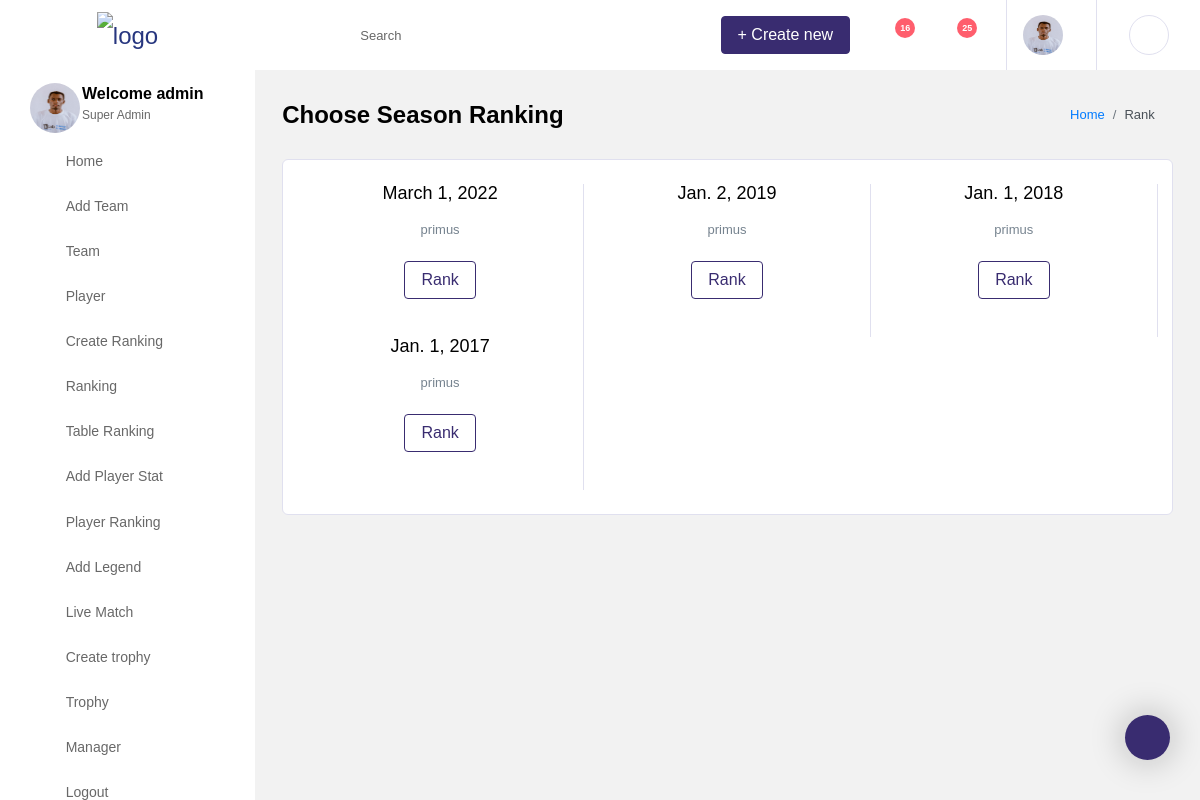
The app's page /dashboard/player_rank_official_table/ (signed in) with its own data.
### authentication/models.py (models this page shows, shortened)
class User_profile(models.Model):
    user = models.OneToOneField(User, on_delete=models.CASCADE)
    user_image = models.ImageField(upload_to='images/', default='profile.png')
    user_location = models.CharField(max_length=100, blank=True, null=True)
    user_roles = models.CharField(max_length=100, blank=True, null=True)
    class Meta:
        verbose_name_plural = "User_profile"
        ordering = ['-id']

class User(AbstractBaseUser):
    email = models.EmailField(
        verbose_name='email address',
        max_length=255,
        unique=True,
    )
    full_name = models.CharField(max_length=255)
    phone_number = PhoneNumberField(blank=False)
    is_active = models.BooleanField(default=True)
    staff = models.BooleanField(default=False)  # a admin user; non super-user
    admin = models.BooleanField(default=False)  # a superuser
    USERNAME_FIELD = 'email'
    REQUIRED_FIELDS = ['full_name', 'phone_number']  # Email & Password are required by default.
    objects = UserManager()

### team/models.py (models this page shows, shortened)
class Ranking_Table(models.Model):
    ranking_year = models.DateField()
    ranking_name = models.CharField(max_length=100)
    class Meta:
        verbose_name_plural = "Ranking_year"
        ordering = ['-ranking_year']

### team/views.py (the view)
# urls.py: path('player_rank_official_table/', player_rank_official_table, name='player_rank_official_table'),
@login_required
def player_rank_official_table(request):
    user = request.user
    user_profile = get_object_or_404(User_profile, user=user)
    ranking = Ranking_Table.objects.all().order_by('-ranking_year')
    context = {
        'user': user,
        'profile': user_profile,
        'ranking': ranking
    }
    return render(request, 'dashboard_home/player_rank_official_table.html', context)

### team/templates/dashboard_home/player_rank_official_table.html
{% extends 'dashboard/base.html' %}
{% load static %}
{% load crispy_forms_tags %}
{% block content %}
    <div class="main-panel">
        <div class="content-wrapper">
          <div class="page-header">
            <h3 class="page-title">
              Choose Season Ranking
            </h3>
            <nav aria-label="breadcrumb">
              <ol class="breadcrumb">
                <li class="breadcrumb-item"><a href="{% url 'dashboard' %}">Home</a></li>
                <li class="breadcrumb-item active" aria-current="page">Rank</li>
              </ol>
            </nav>
          </div>
          <div class="row">
            <div class="col-12 grid-margin">
              <div class="card">
                <div class="card-body">
                  <div class="row">
                      {% for ranking in ranking %}
                    <div class="col-md-4 col-sm-6 d-flex justify-content-center border-right">
                      <div class="wrapper text-center">
                        <h4 class="card-title">{{ ranking.ranking_year }}</h4>
                        <p class="card-description">{{ ranking.ranking_name }}</p>
                        <a href="{% url 'player_table_points' ranking.id %}"><button class="btn btn-outline-primary" style="margin-bottom: 1cm;">Rank</button></a>
                      </div>
                    </div>
                      {% endfor %}
                  </div>
                </div>
              </div>
            </div>
          </div>
        </div>
      </div>
{% endblock %}

### templates/dashboard/base.html (shortened to what this page needs)
<!DOCTYPE html>
<html lang="en">
<head>
    {% load static %}
  <link rel="stylesheet" href="{% static 'dashboard/vendors/iconfonts/font-awesome/css/all.min.css' %}">
  <link rel="stylesheet" href="{% static 'dashboard/vendors/css/vendor.bundle.base.css' %}">
  <link rel="stylesheet" href="{% static 'dashboard/vendors/css/vendor.bundle.addons.css' %}">
  <link rel="stylesheet" href="{% static 'dashboard/css/style.css' %}">
</head>
<body>
  <div class="container-scroller" >
    <nav class="navbar col-lg-12 col-12 p-0 fixed-top d-flex flex-row default-layout-navbar">
      <div class="text-center navbar-brand-wrapper d-flex align-items-center justify-content-center">
        <a class="navbar-brand brand-logo" href="{% url 'dashboard' %}"><img src="{% static 'images/soccer/ferwafa.png' %}" style="width: 40px; align-items: flex-start" alt="logo" /></a>
      </div>
      <div class="navbar-menu-wrapper d-flex align-items-stretch">
        <button class="navbar-toggler navbar-toggler align-self-center" type="button" data-toggle="minimize">
          <span class="fas fa-bars"></span>
        </button>
        <ul class="navbar-nav">
          <li class="nav-item nav-search d-none d-md-flex">
            <div class="nav-link">
              <div class="input-group">
                <div class="input-group-prepend">
                  <span class="input-group-text">
                    <i class="fas fa-search"></i>
                  </span>
                </div>
                <input type="text" class="form-control" placeholder="Search" aria-label="Search">
              </div>
            </div>
          </li>
        </ul>
        <ul class="navbar-nav navbar-nav-right">
          <li class="nav-item d-none d-lg-flex">
            <a class="nav-link" href="#">
              <span class="btn btn-primary">+ Create new</span>
            </a>
          </li>
          <li class="nav-item dropdown">
            <a class="nav-link count-indicator dropdown-toggle" id="notificationDropdown" href="#" data-toggle="dropdown">
              <i class="fas fa-bell mx-0"></i>
              <span class="count">16</span>
            </a>
          </li>
          <li class="nav-item dropdown">
            <a class="nav-link count-indicator dropdown-toggle" id="messageDropdown" href="#" data-toggle="dropdown" aria-expanded="false">
              <i class="fas fa-envelope mx-0"></i>
              <span class="count">25</span>
            </a>
          </li>
          <li class="nav-item nav-profile dropdown">
              {% if user.is_authenticated %}
            <a class="nav-link dropdown-toggle" href="#" data-toggle="dropdown" id="profileDropdown">
              <img src="{{ profile.user_image.url }}" alt="profile" style="width: 40px; height: 40px;"/>
            </a>
              {% endif %}
          </li>
          <li class="nav-item nav-settings d-none d-lg-block">
            <a class="nav-link" href="#">
              <i class="fas fa-ellipsis-h"></i>
            </a>
          </li>
        </ul>
      </div>
    </nav>
    <div class="container-fluid page-body-wrapper">
      <div class="theme-setting-wrapper">
        <div id="settings-trigger"><i class="fas fa-fill-drip"></i></div>
      </div>
      <nav class="sidebar sidebar-offcanvas" id="sidebar" style="height: 450px; overflow-y: scroll">
        <ul class="nav">
          <li class="nav-item nav-profile">
            <div class="nav-link">
              <div class="profile-image">
                <img src="{{ profile.user_image.url }}" alt="image" style="width: 50px; height: 50px;"/>
              </div>
              <div class="profile-name">
                {% if user.is_authenticated %}
                <p class="name">
                  Welcome {{ user.full_name }}
                </p>
                  {% endif %}
                <p class="designation">
                  Super Admin
                </p>
              </div>
            </div>
          </li>
          <li class="nav-item">
            <a class="nav-link" href="{% url 'dashboard' %}">
              <i class="fa fa-home menu-icon"></i>
              <span class="menu-title">Home</span>
            </a>
          </li>
          <li class="nav-item">
            <a class="nav-link" href="{% url 'add_team' %}">
              <i class="fa fa-puzzle-piece menu-icon"></i>
              <span class="menu-title">Add Team</span>
            </a>
          </li>
        <li class="nav-item">
            <a class="nav-link" href="{% url 'team' %}">
              <i class="fa fa-users menu-icon"></i>
              <span class="menu-title">Team</span>
            </a>
          </li>
          <li class="nav-item d-none d-lg-block">
            <a class="nav-link" href="{% url 'player' %}">
              <i class="fas fa-columns menu-icon"></i>
              <span class="menu-title">Player</span>
            </a>
          </li>
          <li class="nav-item">
            <a class="nav-link" href="{% url 'ranking_table_name' %}">
              <i class="fab fa-wpforms menu-icon"></i>
              <span class="menu-title">Create Ranking</span>
            </a>
          </li>
        <li class="nav-item">
            <a class="nav-link" href="{% url 'ranking' %}">
              <i class="fa fa-list-ol menu-icon" aria-hidden="true"></i>
              <span class="menu-title">Ranking</span>
            </a>
          </li>
        <li class="nav-item">
            <a class="nav-link" href="{% url 'table_ranking_list' %}" aria-expanded="false" aria-controls="ui-advanced">
              <i class="fa fa-table menu-icon" aria-hidden="true"></i>
              <span class="menu-title">Table Ranking</span>
            </a>
          </li>
        <li class="nav-item">
            <a class="nav-link" href="{% url 'add_player_stat' %}" aria-expanded="false" aria-controls="ui-basic">
              <i class="fa fa-plus-circle menu-icon" aria-hidden="true"></i>
              <span class="menu-title">Add Player Stat</span>
            </a>
          </li>
        <li class="nav-item">
            <a class="nav-link" href="{% url 'player_rank_official_table' %}" aria-expanded="false" aria-controls="ui-basic">
              <i class="fa fa-life-ring menu-icon"></i>
              <span class="menu-title">Player Ranking</span>
            </a>
          </li>
          <li class="nav-item">
            <a class="nav-link" href="{% url 'legend_story' %}" aria-expanded="false" aria-controls="editors">
              <i class="fas fa-pen-square menu-icon"></i>
              <span class="menu-title">Add Legend</span>
            </a>
          </li>
          <li class="nav-item">
            <a class="nav-link" href="{% url 'livematch' %}" aria-expanded="false" aria-controls="charts">
              <i class="fas fa-chart-pie menu-icon"></i>
              <span class="menu-title">Live Match</span>
            </a>
          </li>
        <li class="nav-item">
            <a class="nav-link" href="{% url 'create_trophy' %}" aria-expanded="false" aria-controls="tables">
              <i class="fas fa-table menu-icon"></i>
              <span class="menu-title">Create trophy</span>
            </a>
          </li>
          <li class="nav-item">
            <a class="nav-link" href="{% url 'trophy' %}" aria-expanded="false" aria-controls="tables">
              <i class="fas fa-table menu-icon"></i>
              <span class="menu-title">Trophy</span>
            </a>
          </li>
            <li class="nav-item">
            <a class="nav-link" href="{% url 'add_manager' %}" aria-expanded="false" aria-controls="tables">
              <i class="fa fa-id-badge menu-icon" aria-hidden="true"></i>
              <span class="menu-title">Manager</span>
            </a>
          </li>
          <li class="nav-item">
            <a class="nav-link" href="{% url 'logout' %}">
              <i class="fas fa-minus-square menu-icon"></i>
              <span class="menu-title">Logout</span>
            </a>
          </li>
        </ul>
      </nav>
      {% block content %}
        {% endblock %}
    </div>
  </div>
</body>
</html>

### records on screen
User_profile: user_image (picture)
User: full_name "admin"
Ranking_Table: ranking_year "March 1, 2022", ranking_name "primus"
Ranking_Table: ranking_year "Jan. 2, 2019", ranking_name "primus"
Ranking_Table: ranking_year "Jan. 1, 2018", ranking_name "primus"
Ranking_Table: ranking_year "Jan. 1, 2017", ranking_name "primus"
